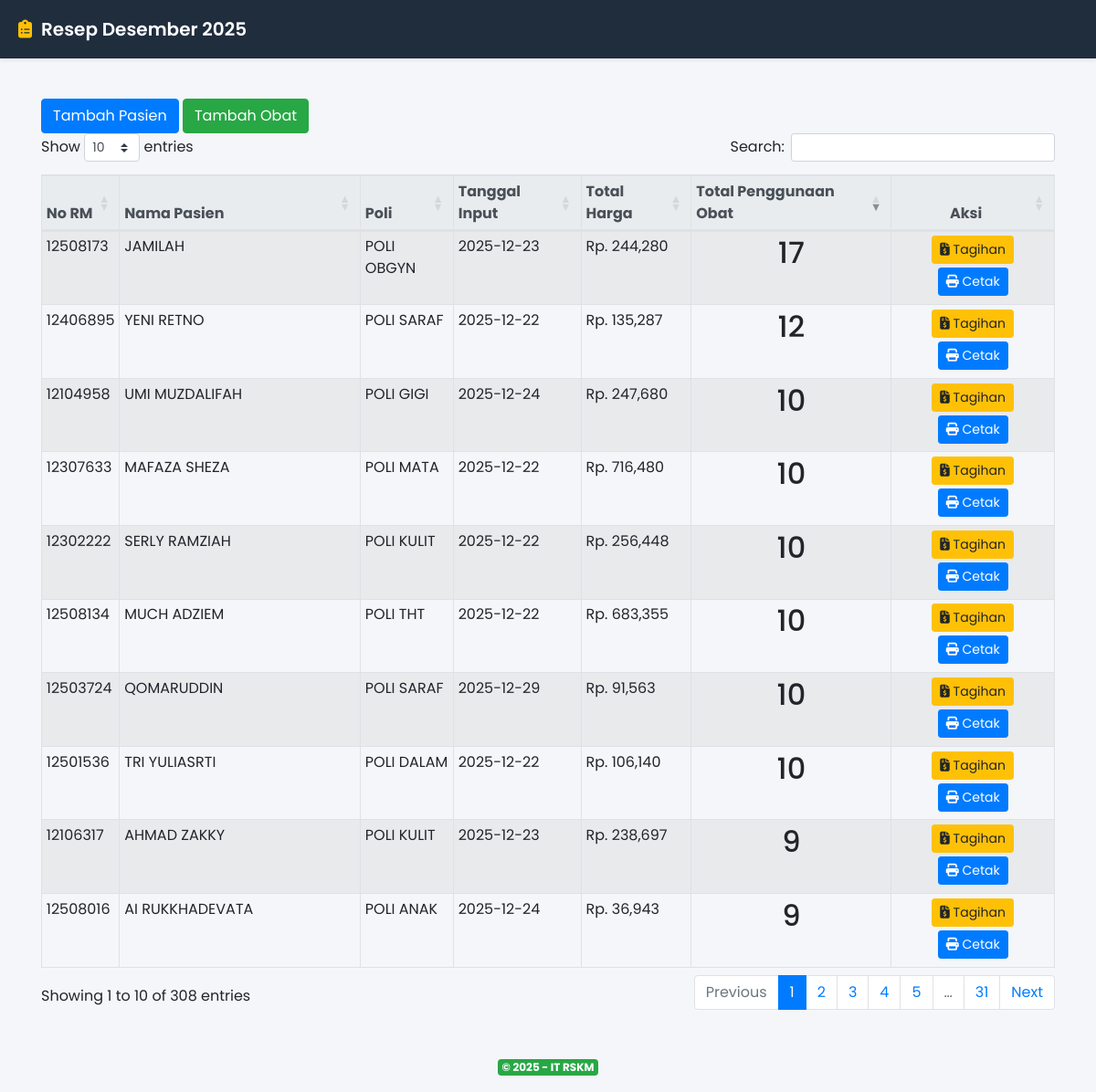
The page / on the database its author committed.
### tables this page shows
CREATE TABLE `pasien` (
  `id` int(11) NOT NULL,
  `no_rm` int(11) DEFAULT NULL,
  `no_sep` varchar(512) DEFAULT NULL,
  `nama_pasien` varchar(512) DEFAULT NULL,
  `asal_poli` varchar(512) DEFAULT NULL,
  `tanggal` date DEFAULT NULL
);

### application/controllers/Resep.php (called while the page is built, shortened)
<?php
class Resep extends CI_Controller {
    public function __construct() {
        $this->load->model(['Pasien_model', 'Obat_model', 'Resep_model']);
    }
    public function index() {
        $keyword = $this->input->get('keyword');
        $poli = $this->input->get('poli');
        $tanggal = $this->input->get('tanggal');
        $data['resep'] = $this->Resep_model->get_filtered($keyword, $poli, $tanggal);
        $data['title'] = 'Data Resep Pasien';
        $this->load->view('templates/header', $data);
        $this->load->view('resep/index', $data);
        $this->load->view('templates/footer');
    }
}

### index.php (called while the page is built, shortened)
<?php
require_once BASEPATH.'core/CodeIgniter.php';

### application/models/Resep_model.php (called while the page is built, shortened)
<?php
class Resep_model extends CI_Model {
    public function get_filtered($keyword = '', $poli = '', $tanggal = '') {
        return $this->db->query("SELECT
                        *,
                        (
                            SELECT
                                SUM(resep.jumlah * (SELECT obat.harga FROM obat WHERE obat.id = resep.obat_id)) as total
                            FROM resep WHERE resep.pasien_id = pasien.id
                        ) total_harga,
                        (
                            SELECT
                                COUNT(resep.pasien_id)
                            FROM resep
                            WHERE resep.pasien_id = pasien.id
                        ) jml_penggunaan_obat,
                        (
                            SELECT
                                resep.tanggal_input tanggal_input
                            FROM resep
                            WHERE resep.pasien_id = pasien.id
                            GROUP by resep.pasien_id
                        ) tanggal_input,
                        pasien.id pasien_id
                    FROM `pasien`
                    ORDER BY jml_penggunaan_obat  DESC")
            ->result();
    }
}

### application/views/resep/index.php (the view, shortened to what this page needs)
<button type="button" class="btn btn-primary" data-toggle="modal" data-target="#modalTambahPasien">
  Tambah Pasien
</button>
<a type="button" class="btn btn-success" href="obat">
Tambah Obat
</a>
<table id="tabelResep" class="table table-bordered table-hover table-sm table-striped">
    <thead class="thead-light">
        <tr>
            <th>No RM</th>
            <th>Nama Pasien</th>
            <th>Poli</th>
            <th>Tanggal Input</th>
            <th>Total Harga</th>
            <th>Total Penggunaan Obat</th>
            <th class="text-center">Aksi</th>
        </tr>
    </thead>
    <tbody>
        <?php foreach ($resep as $r): ?>
            <tr>
                <td><?= $r->no_rm ?></td>
                <td><?= $r->nama_pasien ?></td>
                <td><?= $r->asal_poli ?></td>
                <td><?= $r->tanggal_input ?></td>
                <td>Rp. <?= number_format($r->total_harga, 0) ?></td>
                <td><center><h2><?= $r->jml_penggunaan_obat ?></h2></center></td>
                <td class="text-center">
                    <a href="<?= site_url('resep/tagihan/' . $r->pasien_id) ?>" class="btn btn-sm btn-warning mb-1">
                        <i class="fas fa-file-invoice-dollar"></i> Tagihan
                    </a>
                    <a href="<?= site_url('resep/cetak/' . $r->pasien_id) ?>" target="_blank" class="btn btn-sm btn-primary mb-1">
                        <i class="fas fa-print"></i> Cetak
                    </a>
                </td>
            </tr>
        <?php endforeach ?>
    </tbody>
</table>

### application/views/templates/header.php (shortened to what this page needs)
<!DOCTYPE html>
<html>
<head>
    <link rel="stylesheet" href="https://maxcdn.bootstrapcdn.com/bootstrap/4.5.2/css/bootstrap.min.css">
    <link rel="stylesheet" href="https://cdn.datatables.net/1.13.6/css/dataTables.bootstrap4.min.css">
    <link rel="stylesheet" href="https://cdnjs.cloudflare.com/ajax/libs/font-awesome/6.5.0/css/all.min.css">
    <link href="https://cdn.jsdelivr.net/npm/select2@4.1.0-rc.0/dist/css/select2.min.css" rel="stylesheet" />
</head>
<body>
    <nav class="navbar navbar-expand-lg">
        <a class="navbar-brand" href="#">
            <i class="fas fa-clipboard-list"></i> Resep Desember 2025
        </a>
    </nav>
    <div class="container mt-4">

### application/views/templates/footer.php (shortened to what this page needs)
</div>
<footer class="text-center mt-5 mb-3">
    <span class="badge badge-success">&copy; 2025 - IT RSKM</span>
</footer>
<link rel="stylesheet" href="https://cdn.datatables.net/responsive/2.5.0/css/responsive.bootstrap4.min.css">
</body>
</html>

### application/views/templates/header.php (style rules this page uses)
body { font-family: 'Poppins', sans-serif; background-color: #f4f6f9; margin: 0; }
.navbar { background-color: #1f2d3d; padding: 0.75rem 1.25rem; box-shadow: 0 2px 4px rgba(0,0,0,0.08); }
.navbar-brand { color: #ffffff; font-size: 1.25rem; font-weight: 600; display: flex; align-items: center; transition: color 0.3s ease; }
.navbar-brand i { margin-right: 10px; color: #ffc107; }
.container { padding-top: 20px; }

### rows shown on the page
pasien: no_rm "12508173", nama_pasien "JAMILAH", asal_poli "POLI OBGYN", tanggal_input "2025-12-23", total_harga "244,280", jml_penggunaan_obat "17"
pasien: no_rm "12406895", nama_pasien "YENI RETNO", asal_poli "POLI SARAF", tanggal_input "2025-12-22", total_harga "135,287", jml_penggunaan_obat "12"
pasien: no_rm "12104958", nama_pasien "UMI MUZDALIFAH", asal_poli "POLI GIGI", tanggal_input "2025-12-24", total_harga "247,680", jml_penggunaan_obat "10"
pasien: no_rm "12307633", nama_pasien "MAFAZA SHEZA", asal_poli "POLI MATA", tanggal_input "2025-12-22", total_harga "716,480", jml_penggunaan_obat "10"
pasien: no_rm "12302222", nama_pasien "SERLY RAMZIAH", asal_poli "POLI KULIT", tanggal_input "2025-12-22", total_harga "256,448", jml_penggunaan_obat "10"
pasien: no_rm "12508134", nama_pasien "MUCH ADZIEM", asal_poli "POLI THT", tanggal_input "2025-12-22", total_harga "683,355", jml_penggunaan_obat "10"
pasien: no_rm "12503724", nama_pasien "QOMARUDDIN", asal_poli "POLI SARAF", tanggal_input "2025-12-29", total_harga "91,563", jml_penggunaan_obat "10"
pasien: no_rm "12501536", nama_pasien "TRI YULIASRTI", asal_poli "POLI DALAM", tanggal_input "2025-12-22", total_harga "106,140", jml_penggunaan_obat "10"
pasien: no_rm "12106317", nama_pasien "AHMAD ZAKKY", asal_poli "POLI KULIT", tanggal_input "2025-12-23", total_harga "238,697", jml_penggunaan_obat "9"
pasien: no_rm "12508016", nama_pasien "AI RUKKHADEVATA", asal_poli "POLI ANAK", tanggal_input "2025-12-24", total_harga "36,943", jml_penggunaan_obat "9"
